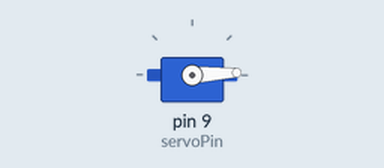
Recording of a sketch running on a simulated Arduino Uno, built with avr-gcc and run on an emulated ATmega328P. Parts: servo.

Above: at 0.05 s.
At 1.25 s:
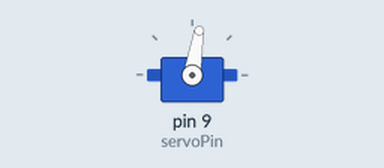
At 2.5 s:
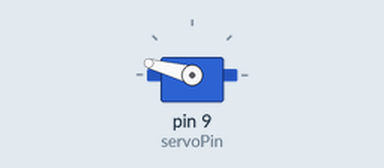
At 6.0 s:
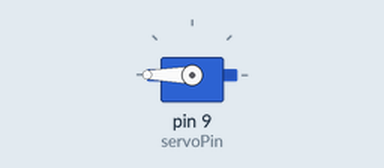
Timing chart, 0 to 7.8 s (numbered marks = the images above):
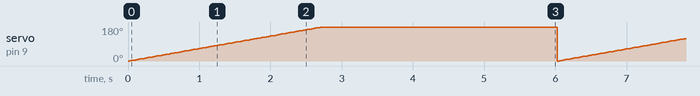

Measured:
- by itself, servo on pin 9 (servoPin): ramps from 0° to 180° and jumps back, once every 6.0 s

The sketch:

simplesweep.ino
```cpp
/*
Adafruit Arduino - Lesson 14. Sweep
*/

#include <Servo.h>

int servoPin = 9;

Servo servo;

int angle = 0;   // servo position in degrees

void setup()
{
  servo.attach(servoPin);
}


void loop()
{
  // scan from 0 to 180 degrees
  for(angle = 0; angle < 400; angle++)
  {
    servo.write(angle);
    delay(15);
  }
  /*// now scan back from 180 to 0 degrees
  for(angle = 400; angle > 0; angle--)
  {
    servo.write(angle);
    delay(15);
  } */
}
```
